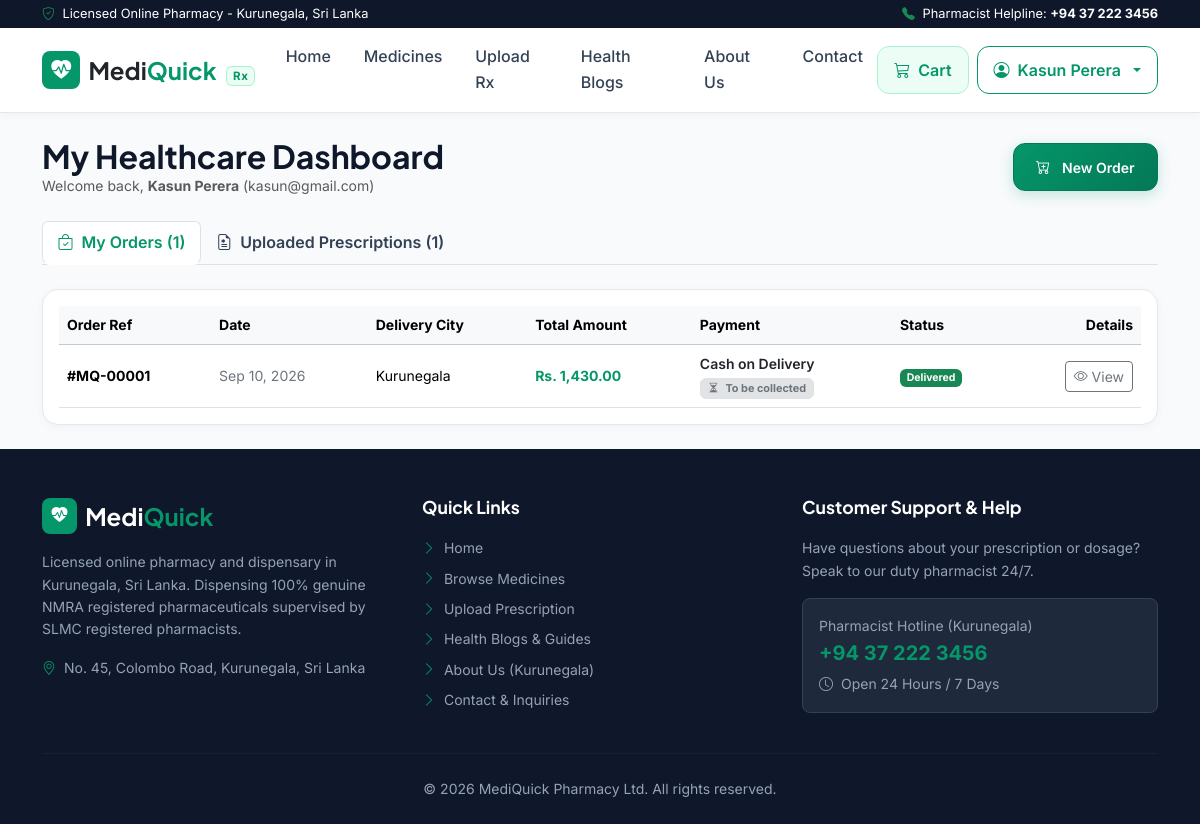
The page /my-orders.php (signed in) on the database its author committed.
### tables this page shows
CREATE TABLE `orders` (
    `id` INT AUTO_INCREMENT PRIMARY KEY,
    `user_id` INT DEFAULT NULL,
    `customer_name` VARCHAR(100) NOT NULL,
    `phone` VARCHAR(20) NOT NULL,
    `email` VARCHAR(100) DEFAULT NULL,
    `delivery_address` TEXT NOT NULL,
    `city` VARCHAR(100) DEFAULT 'Kurunegala',
    `total_amount` DECIMAL(10,2) NOT NULL,
    `payment_method` VARCHAR(50) NOT NULL DEFAULT 'Cash on Delivery',
    `payment_status` ENUM('Pending', 'Paid', 'Failed') DEFAULT 'Pending',
    `payhere_payment_id` VARCHAR(100) DEFAULT NULL,
    `status` ENUM('Pending', 'Processing', 'Delivered', 'Cancelled') DEFAULT 'Pending',
    `created_at` TIMESTAMP DEFAULT CURRENT_TIMESTAMP,
    FOREIGN KEY (`user_id`) REFERENCES `users`(`id`) ON DELETE SET NULL
);

### config/db.php (called while the page is built, shortened)
<?php
function formatLKR($amount) {
    return 'Rs. ' . number_format((float)$amount, 2);
}
?>

### my-orders.php (the view, shortened to what this page needs)
<?php
require_once __DIR__ . '/config/db.php';
$userId = (int)$_SESSION['user_id'];
$ordersQuery = mysqli_query($conn, "SELECT * FROM orders WHERE user_id = $userId AND (payment_method = 'Cash on Delivery' OR payment_status = 'Paid') ORDER BY id DESC");
$rxQuery = mysqli_query($conn, "SELECT * FROM prescriptions WHERE user_id = $userId ORDER BY id DESC");
include_once __DIR__ . '/includes/header.php';
include_once __DIR__ . '/includes/navbar.php';
?>
<main class="py-4">
  <div class="container">
    <div class="d-flex justify-content-between align-items-center mb-4">
      <div>
        <h2 class="fw-bold mb-0">My Healthcare Dashboard</h2>
        <p class="text-muted small mb-0">Welcome back, <strong><?php echo htmlspecialchars($_SESSION['user_name']); ?></strong> (<?php echo htmlspecialchars($_SESSION['user_email'] ?? ''); ?>)</p>
      </div>
      <a href="shop.php" class="btn btn-emerald btn-sm">
        <i class="bi bi-cart-plus me-1"></i> New Order
      </a>
    </div>
    <ul class="nav nav-tabs mb-4" id="accountTabs" role="tablist">
      <li class="nav-item" role="presentation">
        <button class="nav-link active fw-semibold" id="orders-tab" data-bs-toggle="tab" data-bs-target="#orders-tab-pane" type="button" role="tab" aria-controls="orders-tab-pane" aria-selected="true">
          <i class="bi bi-bag-check me-1"></i> My Orders (<?php echo $ordersQuery ? mysqli_num_rows($ordersQuery) : 0; ?>)
        </button>
      </li>
      <li class="nav-item" role="presentation">
        <button class="nav-link fw-semibold" id="rx-tab" data-bs-toggle="tab" data-bs-target="#rx-tab-pane" type="button" role="tab" aria-controls="rx-tab-pane" aria-selected="false">
          <i class="bi bi-file-earmark-medical me-1"></i> Uploaded Prescriptions (<?php echo $rxQuery ? mysqli_num_rows($rxQuery) : 0; ?>)
        </button>
      </li>
    </ul>
    <div class="tab-content" id="accountTabsContent">
      <div class="tab-pane fade show active" id="orders-tab-pane" role="tabpanel" aria-labelledby="orders-tab" tabindex="0">
        <?php if ($ordersQuery && mysqli_num_rows($ordersQuery) > 0): ?>
          <div class="card card-custom p-3 bg-white">
            <div class="table-responsive">
              <table class="table align-middle mb-0">
                <thead class="table-light small">
                  <tr>
                    <th>Order Ref</th>
                    <th>Date</th>
                    <th>Delivery City</th>
                    <th>Total Amount</th>
                    <th>Payment</th>
                    <th>Status</th>
                    <th class="text-end">Details</th>
                  </tr>
                </thead>
                <tbody class="small">
                  <?php while ($ord = mysqli_fetch_assoc($ordersQuery)): ?>
                    <tr>
                      <td class="font-mono fw-bold">#MQ-<?php echo str_pad($ord['id'], 5, '0', STR_PAD_LEFT); ?></td>
                      <td class="text-secondary"><?php echo date('M d, Y', strtotime($ord['created_at'])); ?></td>
                      <td><?php echo htmlspecialchars($ord['city']); ?></td>
                      <td class="fw-bold text-emerald"><?php echo formatLKR($ord['total_amount']); ?></td>
                      <td>
                        <div class="fw-semibold text-dark"><?php echo htmlspecialchars($ord['payment_method']); ?></div>
                        <?php if (($ord['payment_status'] ?? '') === 'Paid'): ?>
                          <span class="badge bg-success-subtle text-success border border-success-subtle" style="font-size: 0.68rem;">
                            <i class="bi bi-check-circle-fill me-1"></i> Paid Online
                          </span>
                        <?php else: ?>
                          <span class="badge bg-secondary-subtle text-secondary border" style="font-size: 0.68rem;">
                            <i class="bi bi-hourglass-split me-1"></i> To be collected
                          </span>
                        <?php endif; ?>
                      </td>
                      <td>
                        <?php
                          $st = $ord['status'];
                          $badgeClass = 'bg-secondary';
                          if ($st === 'Pending') $badgeClass = 'bg-warning text-dark';
                          elseif ($st === 'Processing') $badgeClass = 'bg-info text-dark';
                          elseif ($st === 'Delivered') $badgeClass = 'bg-success';
                          elseif ($st === 'Cancelled') $badgeClass = 'bg-danger';
                        ?>
                        <span class="badge <?php echo $badgeClass; ?>"><?php echo htmlspecialchars($st); ?></span>
                      </td>
                      <td class="text-end">
                        <a href="order-success.php?order_id=<?php echo $ord['id']; ?>" class="btn btn-sm btn-outline-secondary">
                          <i class="bi bi-eye"></i> View
                        </a>
                      </td>
                    </tr>
                  <?php endwhile; ?>
                </tbody>
              </table>
            </div>
          </div>
        <?php else: ?>
          <div class="card card-custom p-4 text-center bg-white">
            <p class="text-muted mb-0">You have not placed any orders yet.</p>
          </div>
        <?php endif; ?>
      </div>
    </div>
  </div>
</main>
<?php include_once __DIR__ . '/includes/footer.php'; ?>

### assets/css/style.css (style rules this page uses)
:root { --mq-primary: #059669; --mq-primary-hover: #047857; --mq-primary-dark: #064e3b; --mq-primary-light: #ecfdf5; --mq-primary-border: #a7f3d0; --mq-sky: #0ea5e9; --mq-sky-light: #f0f9ff; --mq-dark: #0f172a; --mq-slate: #334155; --mq-muted: #64748b; --mq-light-bg: #f8fafc; --mq-card-bg: #ffffff; --mq-border: #e2e8f0; --font-sans: 'Inter', -apple-system, BlinkMacSystemFont, 'Segoe UI', Roboto, sans-serif; --font-heading: 'Plus Jakarta Sans', 'Inter', sans-serif; }
body { font-family: var(--font-sans); background-color: var(--mq-light-bg); color: var(--mq-dark); line-height: 1.6; min-height: 100vh; display: flex; flex-direction: column; -webkit-font-smoothing: antialiased; -moz-osx-font-smoothing: grayscale; }
main { flex: 1 0 auto; }
h1, h2, h3, h4, h5, h6, .font-heading { font-family: var(--font-heading); font-weight: 700; color: var(--mq-dark); }
a { text-decoration: none; transition: all 0.2s ease-in-out; }
.nav-link { font-weight: 500; color: var(--mq-slate) !important; padding: 0.5rem 0.9rem !important; border-radius: 8px; transition: all 0.2s ease; }
.nav-link:hover, .nav-link.active { color: var(--mq-primary) !important; background-color: var(--mq-primary-light); }
.btn-emerald { background: linear-gradient(135deg, #059669 0%, #047857 100%); color: #ffffff; border: 1px solid #047857; font-weight: 600; border-radius: 12px; min-height: 48px; padding: 0.65rem 1.4rem; display: inline-flex; align-items: center; justify-content: center; gap: 8px; box-shadow: 0 4px 14px rgba(5, 150, 105, 0.22); transition: all 0.2s cubic-bezier(0.16, 1, 0.3, 1); }
.card-custom { background-color: #ffffff; border: 1px solid var(--mq-border); border-radius: 16px; box-shadow: 0 2px 8px rgba(15, 23, 42, 0.04); transition: transform 0.2s ease, box-shadow 0.2s ease; }
.text-emerald { color: var(--mq-primary) !important; }

### rows shown on the page
orders: id "00001", created_at "Sep 10, 2026", city "Kurunegala", total_amount "Rs. 1,430.00", payment_method "Cash on Delivery", payment_status "Pending" (drawn), status "Delivered"

### other values the page prints
$_SESSION['user_name'] "Kasun Perera"
$_SESSION['user_email'] "kasun@gmail.com"
mysqli_num_rows($ordersQuery) "1"
mysqli_num_rows($rxQuery) "1"
